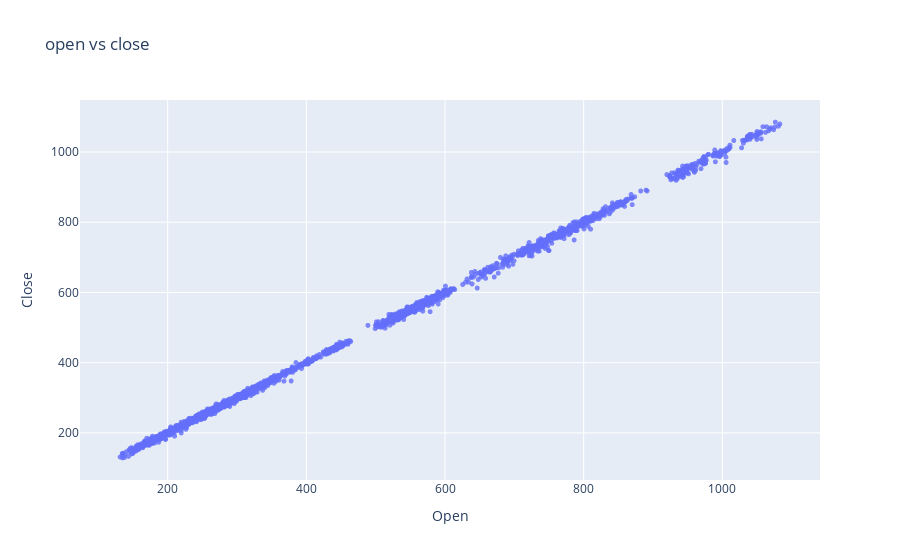

This figure's notebook cell:
### Code cell
fig = px.scatter(google,
                 x = 'Open',
                 y = 'Close',
                 opacity= 0.8,
                 title='open vs close')

fig.update_traces(marker_size = 5)
fig.show()

### Figure 1 — Plotly figure (JSON) as saved in the notebook; plotly's stock layout.template omitted (floating-point values rounded to 4 significant figures; data arrays with more than 128 entries replaced by an {"elided": "..."} marker saying what was removed)
{"data": [{"hovertemplate": "Open=%{x}<br>Close=%{y}<extra></extra>", "legendgroup": "", "marker": {"color": "#636efa", "opacity": 0.8, "size": 5, "symbol": "circle"}, "mode": "markers", "name": "", "showlegend": false, "type": "scattergl", "x": {"elided": "3019 float values"}, "xaxis": "x", "y": {"elided": "3019 float values"}, "yaxis": "y"}], "layout": {"legend": {"tracegroupgap": 0}, "title": {"text": "open vs close"}, "xaxis": {"anchor": "y", "domain": [0, 1], "title": {"text": "Open"}}, "yaxis": {"anchor": "x", "domain": [0, 1], "title": {"text": "Close"}}}}
